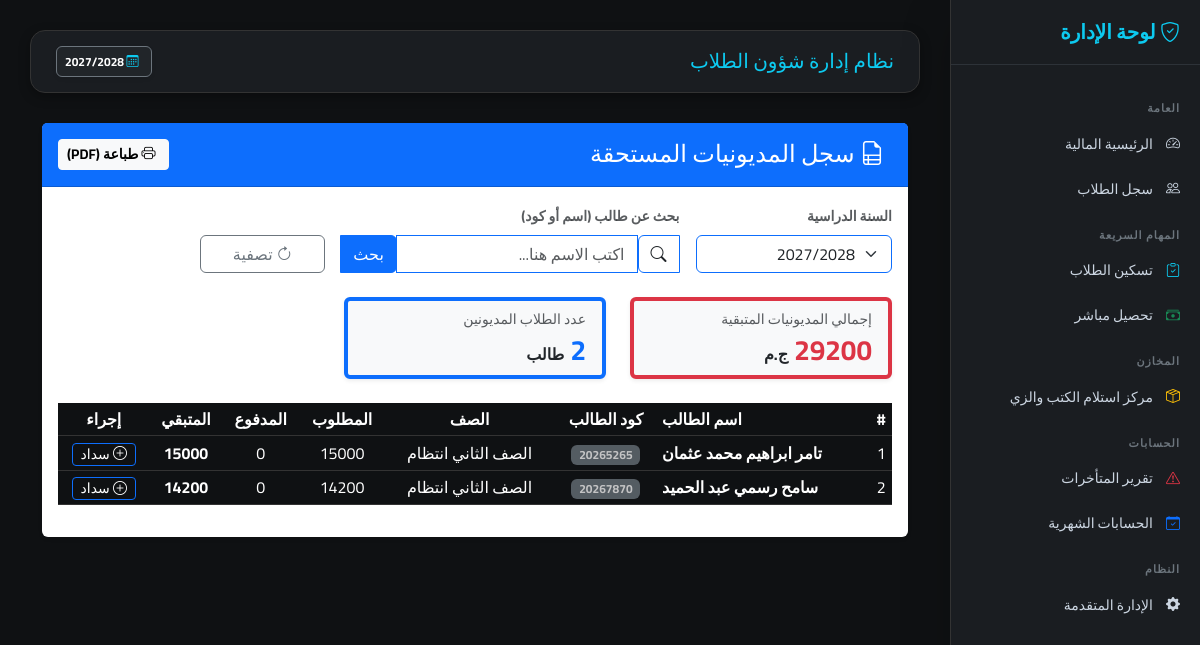
The app's page /finance/reports/debts/ (signed in) with its own data.
### finance/models.py (models this page shows, shortened)
class AcademicYear(models.Model):
    name = models.CharField(max_length=20)  # مثال: 2025/2026
    is_active = models.BooleanField(default=False)

### students/models.py (models this page shows, shortened)
class Student(models.Model):
    RELIGION_CHOICES = [("Muslim", "مسلم"), ("Christian", "مسيحي")]
    STATUS_CHOICES = [("New", "مستجد"), ("Transferred", "منقول"), ("Home", "عمال"), ("Promoted", "ناجح ومنقول")]
    GENDER_CHOICES = [('Male', 'ذكر'), ('Female', 'أنثى')]
    SPECIALIZATION_CHOICES = [
        ("General", "شعبة عامة"), ("Restaurant", "مطعم"), ("Kitchen", "مطبخ"),
        ("Guidance", "ارشاد"), ("Internal", "اشراف داخلي"), ("Computer", "حاسب الي"),
    ]
    image = models.ImageField("صورة الطالب", upload_to="students/", null=True, blank=True)
    registration_number = models.CharField("رقم القيد", max_length=50, unique=True, blank=True, null=True)
    first_name = models.CharField("الاسم الأول", max_length=100)
    last_name = models.CharField("اسم العائلة", max_length=100)
    national_id_validator = RegexValidator(
        regex=r'^\d{14}$',
        message="الرقم القومي يجب أن يتكون من 14 رقماً فقط."
    )
    national_id = models.CharField(
        "الرقم القومي",
        max_length=14,
        validators=[national_id_validator],
        unique=True,
        null=True, blank=True
    )
    student_code = models.CharField("كود الطالب", max_length=20, unique=True, editable=False)
    date_of_birth = models.DateField("تاريخ الميلاد", null=True, blank=True)
    birth_place = models.CharField("محل الميلاد", max_length=150, blank=True, null=True)
    gender = models.CharField(
        "النوع",
        max_length=10,
        choices=GENDER_CHOICES,
        null=True,
        blank=True
    )
    religion = models.CharField("الديانة", max_length=20, null=True, blank=True, choices=RELIGION_CHOICES)
    nationality = models.CharField("الجنسية", max_length=100, default="مصري")
    address = models.TextField("العنوان", blank=True, null=True)
    mother_name = models.CharField("اسم الأم", max_length=150, null=True, blank=True)
    phone = models.CharField("رقم التليفون", max_length=20, null=True, blank=True)
    enrollment_status = models.CharField("حالة القيد", max_length=20, choices=STATUS_CHOICES, default="New")
    integration_status = models.BooleanField("موقف الدمج", default=False)
    specialization = models.CharField("التخصص", max_length=30, choices=SPECIALIZATION_CHOICES, blank=True, null=True)
    previous_debt = models.DecimalField("مديونية سابقة مرحلة", max_digits=10, decimal_places=2, default=0)
    last_promotion_date = models.DateField(null=True, blank=True)
    grade = models.ForeignKey("students.Grade", on_delete=models.PROTECT, null=True, verbose_name="الصف الدراسي")
    classroom = models.ForeignKey("students.Classroom", on_delete=models.PROTECT, null=True, blank=True, verbose_name="الفصل")
    academic_year = models.ForeignKey("finance.AcademicYear", on_delete=models.CASCADE, verbose_name="السنة الدراسية", related_name="students")
    is_active = models.BooleanField("نشط", default=True)
    created_at = models.DateTimeField(auto_now_add=True)
    class Meta:
        ordering = ["-created_at"]
        verbose_name = "طالب"
        verbose_name_plural = "الطلاب"
    def get_full_name(self):
        first = self.first_name if self.first_name else ""
        last = self.last_name if self.last_name else ""
        full = f"{first} {last}".strip()
        return full if full else f"طالب رقم {self.student_code}"

class Grade(models.Model):
    name = models.CharField("اسم الصف", max_length=100)
    class Meta:
        verbose_name = "صف دراسي"
        verbose_name_plural = "الصفوف الدراسية"

### finance/views.py (the view)
# urls.py: path('reports/debts/', views.debt_report, name='debt_report'),
def debt_report(request):
    year_id = request.GET.get('academic_year')
    search_query = request.GET.get('q', '').strip() # خانة البحث الجديدة
    if not year_id:
        active_year = get_active_year()
        year_id = active_year.id if active_year else None
    years = AcademicYear.objects.all().order_by('-name')
    installments_filter = Q(installments__academic_year_id=year_id) if year_id else Q()
    student_filter = Q()
    if search_query:
        student_filter = (
            Q(first_name__icontains=search_query) |
            Q(last_name__icontains=search_query) |
            Q(student_code__icontains=search_query)
        )
    students_with_debt = Student.objects.filter(student_filter).annotate(
        total_required=Coalesce(
            Sum('installments__amount_due', filter=installments_filter),
            Decimal('0'),
            output_field=DecimalField()
        ),
        total_paid_academic=Coalesce(
            Sum('installments__paid_amount', filter=installments_filter),
            Decimal('0'),
            output_field=DecimalField()
        )
    ).annotate(
        remaining=F('total_required') - F('total_paid_academic')
    ).filter(
        remaining__gt=0 # إظهار المديونين فقط
    ).select_related('grade').order_by('-remaining')
    report_data = []
    total_sum = 0
    for s in students_with_debt:
        report_data.append({
            'student': s,
            'required': s.total_required,
            'paid': s.total_paid_academic,
            'remaining': s.remaining,
        })
        total_sum += s.remaining
    try:
        selected_year_context = int(year_id) if year_id else None
    except (ValueError, TypeError):
        selected_year_context = None
    return render(request, 'finance/debt_report.html', {
        'report_data': report_data,
        'years': years,
        'selected_year': selected_year_context,
        'total_debts_sum': total_sum,
        'search_query': search_query,
    })

### finance/templates/finance/debt_report.html (shortened to what this page needs)
{% extends 'base.html' %}
{% block content %}
<div class="container-fluid mt-4 pb-5">
    <div class="card shadow-sm border-0">
        <div class="card-header bg-primary text-white d-flex justify-content-between align-items-center py-3">
            <h4 class="mb-0"><i class="bi bi-file-earmark-ruled me-2"></i> سجل المديونيات المستحقة</h4>
            <div class="d-print-none">
                <button onclick="window.print()" class="btn btn-light btn-sm fw-bold">
                    <i class="bi bi-printer me-1"></i> طباعة (PDF)
                </button>
            </div>
        </div>
        <div class="card-body">
            <form method="get" id="filterForm" class="row g-3 mb-4 d-print-none align-items-end">
                <div class="col-md-3">
                    <label class="form-label fw-bold text-muted small">السنة الدراسية</label>
                    <select name="academic_year" class="form-select border-primary" onchange="this.form.submit()">
                        {% for year in years %}
                            <option value="{{ year.id }}" {% if selected_year == year.id %}selected{% endif %}>
                                {{ year.name }}
                            </option>
                        {% endfor %}
                    </select>
                </div>
                <div class="col-md-5">
                    <label class="form-label fw-bold text-muted small">بحث عن طالب (اسم أو كود)</label>
                    <div class="input-group">
                        <span class="input-group-text bg-white border-primary"><i class="bi bi-search"></i></span>
                        <input type="text" name="q" class="form-control border-primary"
                               placeholder="اكتب الاسم هنا..." value="{{ request.GET.q }}">
                        <button class="btn btn-primary" type="submit">بحث</button>
                    </div>
                </div>
                <div class="col-md-2">
                    <a href="{% url 'debt_report' %}" class="btn btn-outline-secondary w-100">
                        <i class="bi bi-arrow-clockwise"></i> تصفية
                    </a>
                </div>
            </form>
            <div class="row mb-4">
                <div class="col-md-4">
                    <div class="card bg-light border-start border-danger border-4 shadow-sm">
                        <div class="card-body py-2">
                            <p class="text-muted small mb-1">إجمالي المديونيات المتبقية</p>
                            <h3 class="text-danger fw-bold mb-0">{{ total_debts_sum|default:"0" }} <small class="fs-6 text-dark">ج.م</small></h3>
                        </div>
                    </div>
                </div>
                <div class="col-md-4">
                    <div class="card bg-light border-start border-primary border-4 shadow-sm">
                        <div class="card-body py-2">
                            <p class="text-muted small mb-1">عدد الطلاب المديونين</p>
                            <h3 class="text-primary fw-bold mb-0">{{ report_data|length }} <small class="fs-6 text-dark">طالب</small></h3>
                        </div>
                    </div>
                </div>
            </div>
            <div class="table-responsive">
                <table class="table table-hover table-sm align-middle">
                    <thead class="table-light border-bottom border-dark text-center">
                        <tr>
                            <th>#</th>
                            <th class="text-start">اسم الطالب</th>
                            <th>كود الطالب</th>
                            <th>الصف</th>
                            <th>المطلوب</th>
                            <th>المدفوع</th>
                            <th class="table-danger">المتبقي</th>
                            <th class="d-print-none">إجراء</th>
                        </tr>
                    </thead>
                    <tbody class="text-center">
                        {% for item in report_data %}
                        <tr>
                            <td>{{ forloop.counter }}</td>
                            <td class="text-start fw-bold text-dark">{{ item.student.get_full_name }}</td>
                            <td><span class="badge bg-secondary opacity-75">{{ item.student.student_code }}</span></td>
                            <td>{{ item.student.grade.name }}</td>
                            <td class="text-muted">{{ item.required }}</td>
                            <td class="text-success">{{ item.paid }}</td>
                            <td class="fw-bold text-danger fs-6">{{ item.remaining }}</td>
                            <td class="d-print-none">
                                <a href="{% url 'quick_collection' %}?student_id={{ item.student.id }}"
                                   class="btn btn-sm btn-outline-primary py-0" title="تحصيل سريع">
                                    <i class="bi bi-plus-circle"></i> سداد
                                </a>
                            </td>
                        </tr>
                        {% endfor %}
                    </tbody>
                </table>
            </div>
        </div>
    </div>
</div>
{% endblock %}

### finance/templates/base.html (shortened to what this page needs)
{% load static %}
<!DOCTYPE html>
<html lang="ar" dir="rtl">
<head>
    <link href="https://cdn.jsdelivr.net/npm/bootstrap@5.3.2/dist/css/bootstrap.min.css" rel="stylesheet">
    <link href="https://cdn.jsdelivr.net/npm/bootstrap-icons/font/bootstrap-icons.css" rel="stylesheet">
    <link href="https://cdn.jsdelivr.net/npm/select2@4.1.0-rc.0/dist/css/select2.min.css" rel="stylesheet" />
    <link rel="stylesheet" href="https://cdn.jsdelivr.net/npm/select2-bootstrap-5-theme@1.3.0/dist/select2-bootstrap-5-theme.min.css" />
</head>
<body>
<div class="sidebar shadow-lg">
    {% if student and student.id %}
        <h5><i class="bi bi-person-badge"></i> ملف الطالب</h5>
        <div class="text-center mb-4 px-3">
            <span class="d-block fw-bold text-white fs-5">{{ student.get_full_name }}</span>
            <small class="badge bg-info text-dark mt-2 px-3">{{ student.academic_year.name }}</small>
        </div>
        <div class="section-title">العمليات المالية</div>
        <a href="{% url 'assign_plan_with_id' student.id %}">
            <i class="bi bi-calendar-check text-info"></i> تسكين برنامج مالي
        </a>
        <a href="{% url 'quick_collection' %}?student_id={{ student.id }}">
            <i class="bi bi-cash-stack text-success"></i> تحصيل المصاريف
        </a>
        <a href="{% url 'student_inventory_view' student.id %}"
           class="{% if request.resolver_match.url_name == 'student_inventory_view' %}active-link{% endif %}">
            <i class="bi bi-box-seam text-warning"></i> تسليم الكتب والزي
        </a>
        <div class="section-title">تقارير وشهادات</div>
        <a href="javascript:void(0);" onclick="printEnrollmentCertificate()" class="admin-action-btn mt-2" style="color: #ffc107; border-color: rgba(255,193,7,0.3);">
            <i class="bi bi-printer"></i> طباعة شهادة قيد
        </a>
        <a href="{% url 'student_list' %}" class="text-info text-center d-block mt-4 border-top border-secondary pt-3 mx-3">
            <i class="bi bi-arrow-right-circle"></i> العودة للسجل العام
        </a>
    {% else %}
        <h5><i class="bi bi-shield-check"></i> لوحة الإدارة</h5>
        <div class="section-title">العامة</div>
        <a href="{% url 'finance_dashboard' %}"><i class="bi bi-speedometer2"></i> الرئيسية المالية</a>
        <a href="{% url 'student_list' %}"><i class="bi bi-people"></i> سجل الطلاب</a>
        <div class="section-title">المهام السريعة</div>
        <a href="{% url 'assign_plan' %}"><i class="bi bi-clipboard-check text-info"></i> تسكين الطلاب</a>
        <a href="{% url 'quick_collection' %}"><i class="bi bi-cash-stack text-success"></i> تحصيل مباشر</a>
        <div class="section-title">المخازن</div>
        <a href="{% url 'student_list' %}"><i class="bi bi-box-seam text-warning"></i> مركز استلام الكتب والزي</a>
        <div class="section-title">الحسابات</div>
        <a href="{% url 'overdue_report' %}"><i class="bi bi-exclamation-triangle text-danger"></i> تقرير المتأخرات</a>
        <a href="{% url 'close_month' %}"><i class="bi bi-calendar-check text-primary"></i> الحسابات الشهرية</a>
        <div class="section-title">النظام</div>
        <a href="/admin/" target="_blank"><i class="bi bi-gear-fill"></i> الإدارة المتقدمة</a>
    {% endif %}
    </div>
<div class="main-content">
    <div class="top-navbar d-flex justify-content-between align-items-center">
        <h5 class="mb-0 text-info">{% block page_title %}نظام إدارة شؤون الطلاب{% endblock %}</h5>
        <div class="d-flex align-items-center">
            <span class="badge bg-dark border border-secondary p-2 shadow-sm">
                <i class="bi bi-calendar3 me-1 text-info"></i>
                {{ active_year.name|default:"لم يتم تحديد سنة" }}
            </span>
        </div>
    </div>
    {% block content %}{% endblock %}
</div>
</body>
</html>

### records on screen
AcademicYear: name "2027/2028"
Student: student.get_full_name "تامر ابراهيم محمد عثمان", student.student_code "20265265", student.grade.name "الصف الثاني انتظام", required "15000", paid "0", remaining "15000"
Student: student.get_full_name "سامح رسمي عبد الحميد", student.student_code "20267870", student.grade.name "الصف الثاني انتظام", required "14200", paid "0", remaining "14200"

### other values on screen
{{ total_debts_sum|default:"0" }} "29200"
{{ report_data|length }} "2"
form field academic_year "2027/2028"
